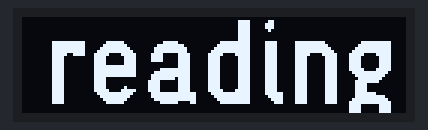
This sketch was run on a simulated Arduino Uno, built with avr-gcc and run on an emulated ATmega328P. Shown: 128×32 one-colour display. Wiring (inferred from the names in the program): 24Cxx EEPROM at I2C address 0x50. EEPROM starts erased; what the sketch prints to the serial monitor is not drawn.

Above: at 0.1 s.

The sketch:

coil_eeprom_4k_read_2025.ino
```cpp
/*
  External EEPROM Recording & Playback Demo
  ext_eeprom_demo.ino
  Uses AT24LC256 External I2C EEPROM

  DroneBot Workshop 2019
  https://dronebotworkshop.com
*/

// Include the I2C Wire Library
#include "Wire.h"

#include <U8g2lib.h>
//U8G2_SSD1306_128X32_UNIVISION_F_HW_I2C u8g2(U8G2_R0);
U8G2_SSD1306_128X32_UNIVISION_F_HW_I2C u8g2(U8G2_R0, /* reset=*/ U8X8_PIN_NONE);
String led_string;
char led_string_buffer[50];


// EEPROM I2C Address
#define EEPROM_I2C_ADDRESS 0x50
//#define EEPROM_I2C_ADDRESS 0x00

// Analog pin for potentiometer
int analogPin = 0;

// Integer to hold potentiometer value
int val = 0;

// Byte to hold data read from EEPROM
int readVal = 0;

// Integer to hold number of addresses to fill
int maxaddress = 512;

typedef struct {
  String code;
  String val;
  unsigned int code_length;
} siemens_eeprom_type;


#define BYTE_TO_BINARY_PATTERN "%c%c%c%c%c%c%c%c"
#define BYTE_TO_BINARY(byte)  \
  (byte & 0x80 ? '1' : '0'), \
  (byte & 0x40 ? '1' : '0'), \
  (byte & 0x20 ? '1' : '0'), \
  (byte & 0x10 ? '1' : '0'), \
  (byte & 0x08 ? '1' : '0'), \
  (byte & 0x04 ? '1' : '0'), \
  (byte & 0x02 ? '1' : '0'), \
  (byte & 0x01 ? '1' : '0')


// Function to write to EEPROOM
void writeEEPROM(int address, byte val, int i2c_address)
{
  // Begin transmission to I2C EEPROM
  Wire.beginTransmission(i2c_address);

  // Send memory address as two 8-bit bytes
  //Wire.write((int)(address >> 8));   // MSB
  Wire.write((int)(address & 0xFF)); // LSB

  // Send data to be stored
  Wire.write(val);

  // End the transmission
  Wire.endTransmission();

  // Add 5ms delay for EEPROM
  delay(5);
}

// Function to read from EEPROM
byte readEEPROM(int address, int i2c_address)
{
  // Define byte for received data
  byte rcvData = 0xFF;

  // Begin transmission to I2C EEPROM
  Wire.beginTransmission(i2c_address);

  // Send memory address as two 8-bit bytes
  //Wire.write((int)(address >> 8));   // MSB
  Wire.write((int)(address & 0xFF)); // LSB

  // End the transmission
  Wire.endTransmission();

  // Request one byte of data at current memory address
  Wire.requestFrom(i2c_address, 1);

  // Read the data and assign to variable
  rcvData =  Wire.read();

  // Return the data as function output
  return rcvData;
}


void setup()
{

  String code, val;
  int address = 0;
  siemens_eeprom_type siemens_eeprom[12];

  //    'CC': 'coil_code',
  siemens_eeprom[0].code = "CC";
  siemens_eeprom[0].code_length = 2;
  siemens_eeprom[0].val = "5332";

  //    'PN': 'product_name',
  siemens_eeprom[1].code = "PN";
  siemens_eeprom[1].code_length = 2;
  siemens_eeprom[1].val = "My coil";

  //    'ID': 'siemens_part_number',
  siemens_eeprom[2].code = "ID";
  siemens_eeprom[2].code_length = 2;
  siemens_eeprom[2].val = "0";

  //    'SN': 'serial_number',
  siemens_eeprom[3].code = "SN";
  siemens_eeprom[3].code_length = 2;
  siemens_eeprom[3].val = "0000";

  //    'RV': 'revision',
  siemens_eeprom[4].code = "RV";
  siemens_eeprom[4].code_length = 2;
  siemens_eeprom[4].val = "00";

  //    'LV': 'version',
  siemens_eeprom[5].code = "LV";
  siemens_eeprom[5].code_length = 2;
  siemens_eeprom[5].val = "00";

  //    'MA': 'manufacturer',
  siemens_eeprom[6].code = "MA";
  siemens_eeprom[6].code_length = 2;
  siemens_eeprom[6].val = "fhlin";

  //    'MN': 'manufacturer_part_number',
  siemens_eeprom[7].code = "MN";
  siemens_eeprom[7].code_length = 2;
  siemens_eeprom[7].val = "0";

  //    'RS': 'regulatory_status',
  siemens_eeprom[8].code = "RS";
  siemens_eeprom[8].code_length = 2;
  siemens_eeprom[8].val = "not approved";

  //    'NI': 'num_additional_info_tags'
  siemens_eeprom[9].code = "NI";
  siemens_eeprom[9].code_length = 2;
  siemens_eeprom[9].val = "12345";

  siemens_eeprom[10].code = "IT02";
  siemens_eeprom[10].code_length = 4;
  siemens_eeprom[10].val = "";

  siemens_eeprom[11].code = "IT05";
  siemens_eeprom[11].code_length = 4;
  siemens_eeprom[11].val = "nice_coil";

  //siemens_eeprom[12].code = "EOFI";
  //siemens_eeprom[12].code_length = 4;
  //siemens_eeprom[12].val = "";


  // Connect to I2C bus as master7
  Wire.begin();

  // Setup Serial Monitor
  Serial.begin(9600);

  //-------write EEPROM --------------

  String message;
  unsigned int ll;
  String str;

  Serial.println("====");


  //-------read EEPROM --------------

  byte readVal1, readVal2;
  char *charptr;
  int cc_counter = 0;

  address = 0;

//  for (int idx = 0; idx < 256; idx++) {
//    //read two (or a few) characters
//    readVal1 = readEEPROM(address, EEPROM_I2C_ADDRESS);
//    //byte tmp = readEEPROM(address, EEPROM_I2C_ADDRESS);
//    address++;
//    //Serial.print((char)readVal1);
//
//    char buffer[40];
//    //sprintf(buffer, "%08b", readVal1);
//
//    sprintf(buffer, BYTE_TO_BINARY_PATTERN, BYTE_TO_BINARY(readVal1));
//    Serial.print(buffer);
//    //Serial.print("%08b",readVal1,BIN);
//    Serial.print("|");
//    Serial.print((char)readVal1);
//    Serial.print("|");
//    Serial.println((int)readVal1);
//  };


//  Wire.setSDA(MY_SDA_PIN);
//  Wire.setSCL(MY_SCL_PIN);
    u8g2.begin();
    led_string ="reading";
    led_string.toCharArray(led_string_buffer, 50);
    u8g2.clearBuffer();          // clear the internal memory
    u8g2.setFont(u8g2_font_logisoso28_tr);  // choose a suitable font at https://github.com/olikraus/u8g2/wiki/fntlistall
    u8g2.drawStr(8, 29, led_string_buffer);
    u8g2.sendBuffer();
    delay(1000);

  for (int eeprom_entry_idx = 0; eeprom_entry_idx < 12; eeprom_entry_idx++) {
    cc_counter = 0;
    for (int idx = 0; idx < siemens_eeprom[eeprom_entry_idx].code_length; idx++) {
      //read two (or a few) characters
      readVal1 = readEEPROM(address, EEPROM_I2C_ADDRESS);
      //byte tmp = readEEPROM(address, EEPROM_I2C_ADDRESS);
      address++;
      //Serial.print((char)readVal1);
      Serial.print(readVal1, BIN);
      Serial.print("|");
      Serial.println((char)readVal1);
      if (readVal1 == 67) {
        cc_counter++;
      }; //two "C"?
      delay(5);
    };

    Serial.print("|");
    Serial.print(cc_counter);
    Serial.print("|");

    if (cc_counter == 2) {

      //read a two-byte number
      readVal1 = readEEPROM(address, EEPROM_I2C_ADDRESS);
      delay(5);
      address++;
      readVal2 = readEEPROM(address, EEPROM_I2C_ADDRESS);
      delay(5);
      address++;
      unsigned int data_length = (readVal1 << 8) + (readVal2 & 0xFF);
      Serial.print(data_length);

      Serial.print(":");
      //Serial.println(readVal1);
      //Serial.println(readVal2);

      //read a two-byte number (actual coil code)
      readVal1 = readEEPROM(address, EEPROM_I2C_ADDRESS);
      delay(5);
      address++;
      readVal2 = readEEPROM(address, EEPROM_I2C_ADDRESS);
      delay(5);
      address++;
      unsigned int coil_code = (readVal1 << 8) + (readVal2 & 0xFF);

      Serial.println(String(coil_code, HEX));


      led_string =String(coil_code, HEX);
      led_string.toCharArray(led_string_buffer, 50);
      u8g2.clearBuffer();          // clear the internal memory
      u8g2.setFont(u8g2_font_logisoso28_tr);  // choose a suitable font at https://github.com/olikraus/u8g2/wiki/fntlistall
      u8g2.drawStr(8, 29, led_string_buffer);
      u8g2.sendBuffer();         // transfer internal memory to the display


    }
    else {
      //read a two-byte number (the string length)
      readVal1 = readEEPROM(address, EEPROM_I2C_ADDRESS);
      delay(5);
      address++;
      readVal2 = readEEPROM(address, EEPROM_I2C_ADDRESS);
      delay(5);
      address++;
      int data_length = (readVal1 << 8) + (readVal2 & 0xFF);
      Serial.print(data_length);

      Serial.print(":");
      //read a string
      for (int idx = 0; idx < data_length; idx++) {
        readVal = readEEPROM(address, EEPROM_I2C_ADDRESS);
        delay(5);
        address++;
        Serial.print((char)readVal);
      }
      Serial.println("");
    }
  }
  //-------end of reading EEPROM --------------

  Serial.println("====");
}

void loop()
{

  // Nothing in loop

}
```
